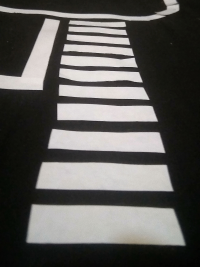
#> input picture undergraduate-thesis/databases/SKRIPSI Zebra Cross.png, 200 x 267 px, found by its file name
$ jupyter execute 'FIX SKRIPSI 5. Memanggil Gambar Hitam Putih.ipynb'
#> lines starting #> are read from the running program, lines starting #| are printed output that depends on the picture; after the words box and inside, x2 and y2 are one past the last pixel; in counts of white or black regions, pixels touching at a corner belong together
[cell 1]
#BEDA PER KASUS (ADA 4 KASUS, 1 KONTROL)

[cell 2]
from matplotlib import image
from matplotlib import pyplot
from PIL import Image
from numpy import asarray
import numpy as np
import random
import math
import cv2

#gambar di-print di python
#im = Image.open('200px-T1-weighted-MRI.png')
im = Image.open('SKRIPSI Zebra Cross.png')
#> im is the input picture: PIL image 200x267 RGBA; mean R, G, B, A 93, 91.5, 88.8, 255
#im = Image.open('SKRIPSI Pinus.png')
#im = Image.open('SKRIPSI Gedung C.png')

img1 = im.convert("L") #convert ke hitam-putih

width, height=img1.size
#> width = 200; height = 267
print(height)
#| 267
print(width)
#| 200

pyplot.xticks([]), pyplot.yticks([])
pyplot.imshow(img1, cmap = 'gray')

[cell 3]
#PROGRAM METODE BEDA HINGGA EKSPLISIT DIMENSI DUA PADA CITRA
from numpy import linspace, array, zeros, insert, delete
from pandas import DataFrame, pivot_table
from math import ceil

D=1 #koefisien difusivitas
xm=width*2 #panjang sumbu x
#> xm = 400
yn=height*2 #panjang sumbu y
#> yn = 534
deltat=0.2 #selisih waktu
tn=100 #batas waktu pada t_n
m=width #banyak pemotongan pada sumbu x
#> m = 200
n=height #banyak pemotongan pada sumbu y
#> n = 267
deltax=xm/m #selisih antar posisi di sumbu x
#> deltax = 2
deltay=yn/n #selisih antar posisi di sumbu y
#> deltay = 2
lamda=(D*deltat)/(deltax)**2 #lamda
#> lamda = 0.05

#melakukan uji kestabilan metode
if lamda<=0.25:
    print('Metode stabil, sebab lambda =', lamda, '\leq 0.25')
#| Metode stabil, sebab lambda = 0.05 \leq 0.25
else:
    print('Metode tidak stabil, cek kembali masukan')

#mendefinisikan array kosong V yg berisi para matriks berukuran mxn
#para matriks di dalam V disebut matriks U
V=array([zeros((n,m))])
W=array([zeros((n-2,m-2))]) #array display #tidak menampilkan piksel tepi

#mengisi syarat awal ke matriks U saat t=0
U=array(img1) #matriks pertama U, diisi data gambar
#print(U)

#matriks pertama U dimasukkan ke array V
V=insert(V,0,U,axis = 0)

#matriks display awal X
#tepi dihapus satu persatu
X=delete(U, n-1, 0)
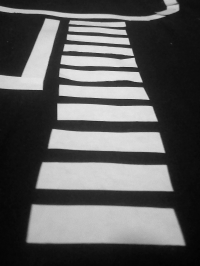
#> X: shape (266, 200); min 3, max 231, mean 91.9
X=delete(X, 0, 0)
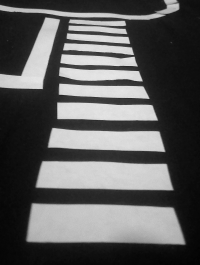
#> X: shape (265, 200); min 3, max 231, mean 92.2
X=delete(X, m-1, 1)
#> X: shape (265, 199)
X=delete(X, 0, 1)
#> X: shape (265, 198)
W=insert(W,0,X,axis = 0)
#print(W)

#------------------------------ENTRI PERTAMA SELESAI-----------------------------

Q=np.array(zeros((n,m))) #matriks Q sebagai wadah kosong
#mengisi syarat batas ke setiap batas (tepi) matriks U saat t=1
for c in range (m):
    Q[0][c]=U[0][c]
    Q[n-1][c]=U[n-1][c]
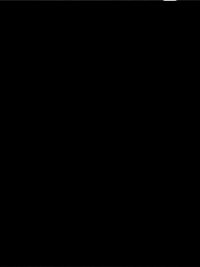
#> Q: shape (267, 200) float64; min 0, max 199, mean 0.2
for d in range (n):
    Q[d][0]=U[d][0]
    Q[d][m-1]=U[d][m-1]
#> Q: shape (267, 200) float64; 0.99% of pixels changed, all inside (x1, y1, x2, y2) = (0, 1, 200, 266)
#print(Q)

#mengisi entri matriks U yang belum terisi
#berdasarkan rumus metode eksplisit
for j in range (1,n-1):
    for i in range (1,m-1):
        Q[j][i]=ceil((1-4*lamda)*U[j][i]+lamda*(U[j-1][i]+U[j+1][i]+U[j][i-1]+U[j][i+1]))
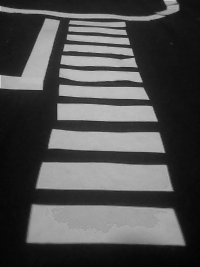
#> Q: shape (267, 200) float64; min 3, max 206, mean 78.9
#print(Q)
V=insert(V,1,Q,axis = 0)

#matriks display kedua S
#tepi dihapus satu persatu lagi
S=delete(Q, n-1, 0)
S=delete(S, 0, 0)
#> S: shape (265, 200) float64
S=delete(S, m-1, 1)
#> S: shape (265, 199) float64
S=delete(S, 0, 1)
#> S: shape (265, 198) float64
W=insert(W,1,S,axis = 0)
#print(W)

#------------------------------ENTRI KEDUA SELESAI-----------------------------

#R=Q
R=array(zeros((n,m)))
for j in range (n):
    for i in range (m):
        R[j][i]=Q[j][i]
#print(R)

#mengisi syarat batas ke setiap batas matriks U saat t=2 sampai t=tn
for k in range (2,tn+1):
    for c in range (m):
        R[0][c]=Q[0][c]
        R[n-1][c]=Q[n-1][c]
    for d in range (n):
        R[d][0]= Q[d][0]
        R[d][m-1]= Q[d][m-1]
#print(Q)

#mengisi entri matriks U yang belum terisi
#berdasarkan rumus metode eksplisit
    for j in range (1,n-1):
        for i in range (1,m-1):
            R[j][i]=ceil((1-4*lamda)*Q[j][i]+lamda*(Q[j-1][i]+Q[j+1][i]+Q[j][i-1]+Q[j][i+1]))
            #print(R)
            #print(Q)
    V=insert(V,k,R,axis = 0)
    #menghapus tepi
    T=delete(R, n-1, 0)
    T=delete(T, 0, 0)
    T=delete(T, m-1, 1)
    T=delete(T, 0, 1)
    W=insert(W,k,T,axis = 0)
    for j in range (n):
        for i in range (m):
            Q[j][i]=R[j][i]
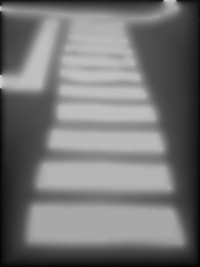
#> Q: shape (267, 200) float64; min 3, max 206, mean 116.5

#------------------------------ENTRI KETIGA SAMPAI TERAKHIR SELESAI-----------------------------

#menghapus entri terakhir
V=delete(V, tn+1, 0) #V kumpulan matriks asli
#print(V)
W=delete(W, tn+1, 0) #W kumpulan matriks display
#print(W)

[cell 4]
import matplotlib.pyplot as plt
fig = plt.figure(figsize=(16,8))

plt.subplot(121)
pyplot.xticks([]), pyplot.yticks([1])
pyplot.imshow(W[0], cmap='gray')

plt.subplot(122)
pyplot.xticks([]), pyplot.yticks([])
pyplot.imshow(W[10], cmap='gray')
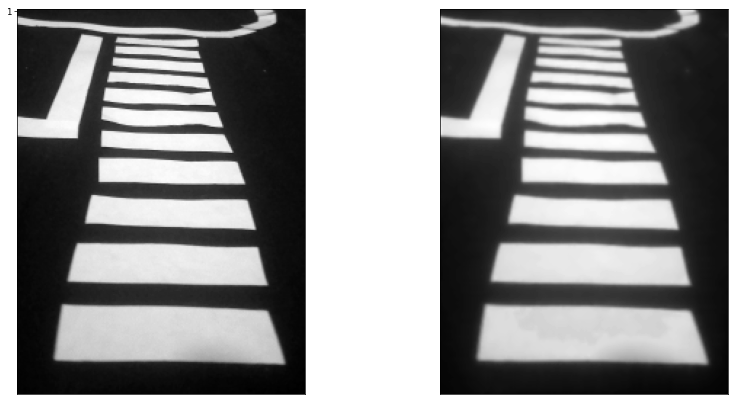
#> figure drawn by matplotlib, 2 panels

[cell 5]
import matplotlib.pyplot as plt
fig = plt.figure(figsize=(16,9))

plt.subplot(141)
pyplot.xticks([]), pyplot.yticks([2])
pyplot.imshow(W[0], cmap='gray')

plt.subplot(142)
pyplot.xticks([]), pyplot.yticks([])
pyplot.imshow(W[20], cmap='gray')

plt.subplot(143)
pyplot.xticks([]), pyplot.yticks([])
pyplot.imshow(W[50], cmap='gray')

plt.subplot(144)
pyplot.xticks([]), pyplot.yticks([])
pyplot.imshow(W[100], cmap='gray')
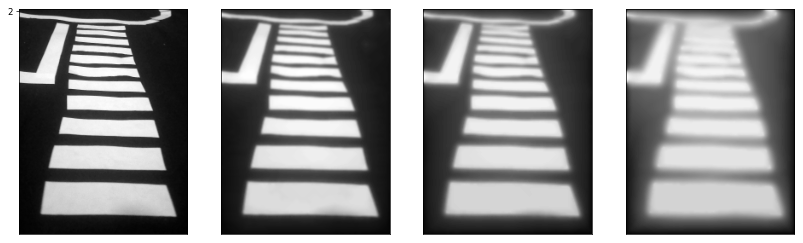
#> figure drawn by matplotlib, 4 panels

[cell 6]
#PROGRAM METODE BEDA HINGGA EKSPLISIT DIMENSI DUA PADA CITRA
from numpy import linspace, array, zeros, insert, delete
from pandas import DataFrame, pivot_table
from math import ceil

D=1 #koefisien difusivitas
xm=width*2 #panjang sumbu x
yn=height*2 #panjang sumbu y
deltat=0.4 #selisih waktu
tn=100 #batas waktu pada t_n
m=width #banyak pemotongan pada sumbu x
n=height #banyak pemotongan pada sumbu y
deltax=xm/m #selisih antar posisi di sumbu x
deltay=yn/n #selisih antar posisi di sumbu y
lamda=(D*deltat)/(deltax)**2 #lamda
#> lamda = 0.1

#melakukan uji kestabilan metode
if lamda<=0.25:
    print('Metode stabil, sebab lambda =', lamda, '\leq 0.25')
#| Metode stabil, sebab lambda = 0.1 \leq 0.25
else:
    print('Metode tidak stabil, cek kembali masukan')

#mendefinisikan array kosong V yg berisi para matriks berukuran mxn
#para matriks di dalam V disebut matriks U
V=array([zeros((n,m))])
W=array([zeros((n-2,m-2))]) #array display #tidak menampilkan piksel tepi

#mengisi syarat awal ke matriks U saat t=0
U=array(img1) #matriks pertama U, diisi data gambar
#print(U)

#matriks pertama U dimasukkan ke array V
V=insert(V,0,U,axis = 0)

#matriks display awal X
#tepi dihapus satu persatu
X=delete(U, n-1, 0)
X=delete(X, 0, 0)
X=delete(X, m-1, 1)
X=delete(X, 0, 1)
W=insert(W,0,X,axis = 0)
#print(W)

#------------------------------ENTRI PERTAMA SELESAI-----------------------------

Q=np.array(zeros((n,m))) #matriks Q sebagai wadah kosong
#mengisi syarat batas ke setiap batas (tepi) matriks U saat t=1
for c in range (m):
    Q[0][c]=U[0][c]
    Q[n-1][c]=U[n-1][c]
for d in range (n):
    Q[d][0]=U[d][0]
    Q[d][m-1]=U[d][m-1]
#print(Q)

#mengisi entri matriks U yang belum terisi
#berdasarkan rumus metode eksplisit
for j in range (1,n-1):
    for i in range (1,m-1):
        Q[j][i]=ceil((1-4*lamda)*U[j][i]+lamda*(U[j-1][i]+U[j+1][i]+U[j][i-1]+U[j][i+1]))
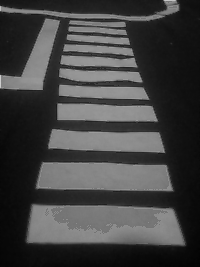
#> Q: shape (267, 200) float64; min 3, max 206, mean 65.7
#print(Q)
V=insert(V,1,Q,axis = 0)

#matriks display kedua S
#tepi dihapus satu persatu lagi
S=delete(Q, n-1, 0)
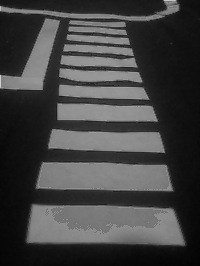
#> S: shape (266, 200) float64; min 3, max 206, mean 65.9
S=delete(S, 0, 0)
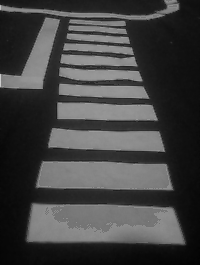
#> S: shape (265, 200) float64; min 3, max 206, mean 66
S=delete(S, m-1, 1)
#> S: shape (265, 199) float64
S=delete(S, 0, 1)
#> S: shape (265, 198) float64
W=insert(W,1,S,axis = 0)
#print(W)

#------------------------------ENTRI KEDUA SELESAI-----------------------------

#R=Q
R=array(zeros((n,m)))
for j in range (n):
    for i in range (m):
        R[j][i]=Q[j][i]
#print(R)

#mengisi syarat batas ke setiap batas matriks U saat t=2 sampai t=tn
for k in range (2,tn+1):
    for c in range (m):
        R[0][c]=Q[0][c]
        R[n-1][c]=Q[n-1][c]
    for d in range (n):
        R[d][0]= Q[d][0]
        R[d][m-1]= Q[d][m-1]
#print(Q)

#mengisi entri matriks U yang belum terisi
#berdasarkan rumus metode eksplisit
    for j in range (1,n-1):
        for i in range (1,m-1):
            R[j][i]=ceil((1-4*lamda)*Q[j][i]+lamda*(Q[j-1][i]+Q[j+1][i]+Q[j][i-1]+Q[j][i+1]))
            #print(R)
            #print(Q)
    V=insert(V,k,R,axis = 0)
    #menghapus tepi
    T=delete(R, n-1, 0)
    T=delete(T, 0, 0)
    T=delete(T, m-1, 1)
    T=delete(T, 0, 1)
    W=insert(W,k,T,axis = 0)
    for j in range (n):
        for i in range (m):
            Q[j][i]=R[j][i]

#------------------------------ENTRI KETIGA SAMPAI TERAKHIR SELESAI-----------------------------

#menghapus entri terakhir
V=delete(V, tn+1, 0) #V kumpulan matriks asli
#print(V)
W=delete(W, tn+1, 0) #W kumpulan matriks display
#print(W)
